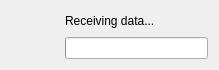
<?xml version="1.0" encoding="UTF-8"?>
<ui version="4.0">
 <class>Dialog</class>
 <widget class="QDialog" name="Dialog">
  <property name="geometry">
   <rect>
    <x>0</x>
    <y>0</y>
    <width>219</width>
    <height>69</height>
   </rect>
  </property>
  <property name="windowTitle">
   <string>Blofeld dump</string>
  </property>
  <layout class="QGridLayout" name="gridLayout">
   <item row="0" column="0" rowspan="2">
    <widget class="Waiter" name="waiter" native="true">
     <property name="minimumSize">
      <size>
       <width>48</width>
       <height>48</height>
      </size>
     </property>
    </widget>
   </item>
   <item row="0" column="1">
    <widget class="QLabel" name="label">
     <property name="text">
      <string>Receiving data...</string>
     </property>
    </widget>
   </item>
   <item row="1" column="1">
    <widget class="QProgressBar" name="progressBar">
     <property name="maximum">
      <number>16</number>
     </property>
     <property name="format">
      <string>%v/%m</string>
     </property>
    </widget>
   </item>
  </layout>
 </widget>
 <customwidgets>
  <customwidget>
   <class>Waiter</class>
   <extends>QWidget</extends>
   <header>bigglesworth.widgets</header>
   <container>1</container>
  </customwidget>
 </customwidgets>
 <resources/>
 <connections/>
</ui>
